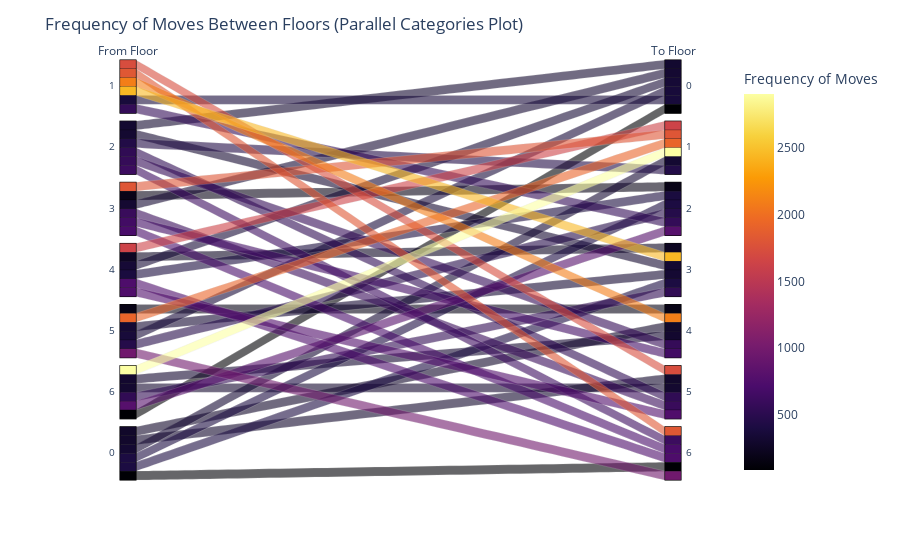

Notebook code for this chart:
### Code cell
import pandas as pd
import plotly.express as px

# Assuming df_2 is already loaded with the data
df = df_2

# Filter out rows with invalid floor values and exclude movements from the same floor
df = df[(df['start_floor'] != -1) & (df['end_floor'] != -1) & (df['start_floor'] != df['end_floor'])]

# Create a pivot table to calculate the frequency of moves between floors
pivot_table = pd.crosstab(df['start_floor'], df['end_floor'])

# Melt the pivot table to create the long format data
parallel_data = pivot_table.reset_index().melt(id_vars='start_floor', value_vars=pivot_table.columns,
                                               var_name='end_floor', value_name='frequency')

# Filter out zero frequencies for cleaner plot
parallel_data = parallel_data[parallel_data['frequency'] > 0]

# Create a parallel categories plot
fig_parallel_cat = px.parallel_categories(parallel_data,
                                          dimensions=['start_floor', 'end_floor'],
                                          color="frequency",
                                          color_continuous_scale='Inferno',
                                          labels={'start_floor': 'From Floor', 'end_floor': 'To Floor',
                                                  'frequency': 'Frequency of Moves'})

# Update layout for better readability and customize hover text
fig_parallel_cat.update_layout(title="Frequency of Moves Between Floors (Parallel Categories Plot)",
                               hoverlabel=dict(
                                   bgcolor="white",
                                   font_size=12,
                                   font_family="Rockwell",
                                   bordercolor="black"
                               ))

# Show the parallel categories plot
fig_parallel_cat.show()
fig_parallel_cat.write_html('elev_2_freq_analysis_parking_floor_1(sankey).html')

### Figure 1 — Plotly figure (JSON) as saved in the notebook; plotly's stock layout.template omitted (floating-point values rounded to 4 significant figures)
{"data": [{"dimensions": [{"label": "From Floor", "values": [1, 2, 3, 4, 5, 6, 0, 2, 3, 4, 5, 6, 0, 1, 3, 4, 5, 6, 0, 1, 2, 4, 5, 6, 0, 1, 2, 3, 5, 6, 0, 1, 2, 3, 4, 6, 0, 1, 2, 3, 4, 5]}, {"label": "To Floor", "values": [0, 0, 0, 0, 0, 0, 1, 1, 1, 1, 1, 1, 2, 2, 2, 2, 2, 2, 3, 3, 3, 3, 3, 3, 4, 4, 4, 4, 4, 4, 5, 5, 5, 5, 5, 5, 6, 6, 6, 6, 6, 6]}], "domain": {"x": [0, 1], "y": [0, 1]}, "line": {"color": [369, 310, 324, 345, 361, 86, 322, 445, 1807, 1635, 1923, 2907, 404, 560, 186, 390, 465, 798, 405, 2451, 316, 238, 326, 543, 282, 2101, 573, 658, 181, 308, 292, 1733, 538, 597, 754, 313, 91, 1824, 621, 707, 741, 971], "coloraxis": "coloraxis"}, "name": "", "type": "parcats"}], "layout": {"autosize": true, "coloraxis": {"colorbar": {"title": {"text": "Frequency of Moves"}}, "colorscale": [[0, "#000004"], [0.1111, "#1b0c41"], [0.2222, "#4a0c6b"], [0.3333, "#781c6d"], [0.4444, "#a52c60"], [0.5556, "#cf4446"], [0.6667, "#ed6925"], [0.7778, "#fb9b06"], [0.8889, "#f7d13d"], [1, "#fcffa4"]]}, "hoverlabel": {"bgcolor": "white", "bordercolor": "black", "font": {"family": "Rockwell", "size": 12}}, "legend": {"tracegroupgap": 0}, "margin": {"t": 60}, "title": {"text": "Frequency of Moves Between Floors (Parallel Categories Plot)"}}}
